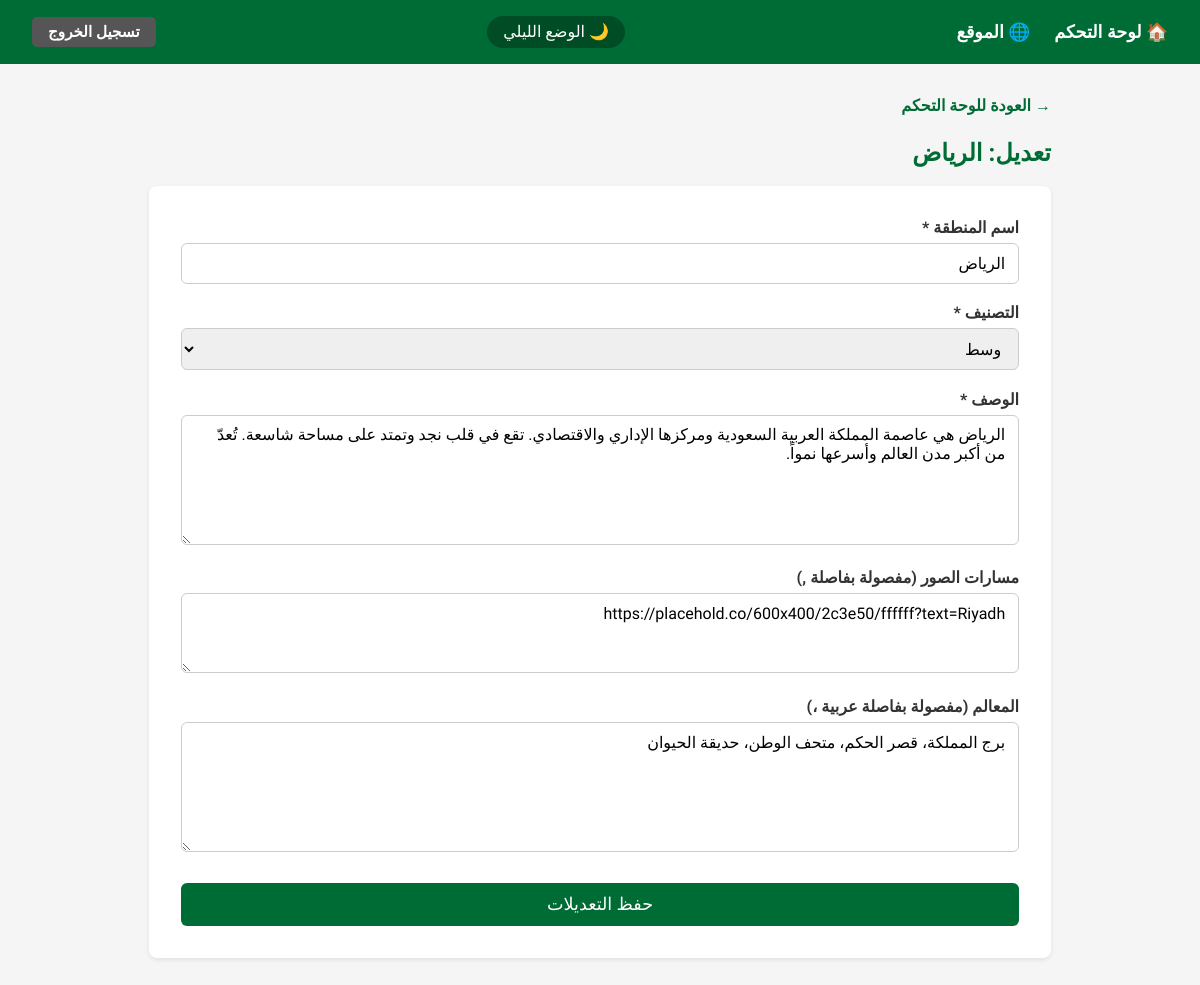
The page /admin/update.php?id=1 (signed in) on the database its author committed.
### tables this page shows
CREATE TABLE IF NOT EXISTS regions (
    id          INT AUTO_INCREMENT PRIMARY KEY,
    name        VARCHAR(100) NOT NULL,
    description TEXT         NOT NULL,
    category    VARCHAR(50)  NOT NULL,
    image       VARCHAR(500),
    landmarks   TEXT
) DEFAULT CHARSET=utf8mb4 COLLATE=utf8mb4_unicode_ci;

### admin/update.php (the view, shortened to what this page needs)
<?php
require_once '../db.php';
$id = isset($_GET['id']) ? (int)$_GET['id'] : 0;
$result = mysqli_query($conn, "SELECT * FROM regions WHERE id=$id");
$region = mysqli_fetch_assoc($result);
?>
<!DOCTYPE html>
<html lang="ar" dir="rtl">
<head>
    <link rel="stylesheet" href="../styles.css">
</head>
<body>
<nav>
    <a href="dashboard.php">🏠 لوحة التحكم</a>
    <a href="../index.php" target="_blank">🌐 الموقع</a>
    <button onclick="toggleDark(this)" id="darkBtn">🌙 الوضع الليلي</button>
    <a href="logout.php" class="btn btn-logout">تسجيل الخروج</a>
</nav>
<div class="admin-container">
    <a href="dashboard.php" class="back-link">→ العودة للوحة التحكم</a>
    <h2>تعديل: <?php echo $region['name']; ?></h2>
    <div class="form-box">
        <form method="POST" onsubmit="return validateForm()">
            <div class="form-group">
                <label>اسم المنطقة *</label>
                <input type="text" name="name" id="fname" value="<?php echo $region['name']; ?>">
            </div>
            <div class="form-group">
                <label>التصنيف *</label>
                <select name="category" id="fcategory">
                    <?php
                    $categories = ['وسط', 'غرب', 'شمال', 'جنوب', 'شرق'];
                    foreach ($categories as $cat) {
                        $selected = ($region['category'] == $cat) ? 'selected' : '';
                        echo "<option value='$cat' $selected>$cat</option>";
                    }
                    ?>
                </select>
            </div>
            <div class="form-group">
                <label>الوصف *</label>
                <textarea name="description" id="fdescription"><?php echo $region['description']; ?></textarea>
            </div>
            <div class="form-group">
                <label>مسارات الصور (مفصولة بفاصلة ,)</label>
                <textarea name="image" style="height:80px"><?php echo $region['image']; ?></textarea>
            </div>
            <div class="form-group">
                <label>المعالم (مفصولة بفاصلة عربية ،)</label>
                <textarea name="landmarks"><?php echo $region['landmarks']; ?></textarea>
            </div>
            <button type="submit" class="btn btn-submit">حفظ التعديلات</button>
        </form>
    </div>
</div>
</body>
</html>

### styles.css (style rules this page uses)
* { box-sizing: border-box; margin: 0; padding: 0; }
body { font-family: 'Cairo', sans-serif; direction: rtl; background-color: #f5f5f5; color: #222; transition: background-color 0.3s, color 0.3s; }
nav { background-color: #006c35; padding: 1rem 2rem; display: flex; align-items: center; gap: 1.5rem; }
nav a { color: white; text-decoration: none; font-size: 1.1rem; font-weight: 600; }
#darkBtn { margin-right: auto; background-color: #004d25; color: white; border: none; padding: 0.4rem 1rem; border-radius: 20px; cursor: pointer; font-family: 'Cairo', sans-serif; font-size: 1rem; }
.back-link { display: inline-block; margin-bottom: 1.5rem; color: #006c35; text-decoration: none; font-weight: 600; font-size: 1rem; }
.admin-container { max-width: 950px; margin: 2rem auto; padding: 0 1.5rem; }
.admin-container h1, .admin-container h2 { color: #006c35; margin-bottom: 1.2rem; }
.btn { display: inline-block; padding: 0.4rem 0.9rem; border-radius: 5px; text-decoration: none; font-family: 'Cairo', sans-serif; font-size: 0.9rem; cursor: pointer; border: none; }
.btn-logout { background-color: #555; color: white; font-size: 0.95rem; padding: 0.4rem 1rem; margin-right: auto; }
.btn-submit { background-color: #006c35; color: white; font-size: 1.1rem; padding: 0.7rem 2rem; width: 100%; margin-top: 0.5rem; border-radius: 6px; }
.form-box { background-color: white; padding: 2rem; border-radius: 8px; box-shadow: 0 2px 5px rgba(0, 0, 0, 0.08); }
.form-group { margin-bottom: 1.2rem; }
.form-group label { display: block; font-weight: 600; margin-bottom: 0.4rem; color: #333; }
.form-group input, .form-group textarea, .form-group select { width: 100%; padding: 0.6rem 0.8rem; border: 1px solid #ccc; border-radius: 6px; font-family: 'Cairo', sans-serif; font-size: 1rem; direction: rtl; }
.form-group textarea { height: 130px; resize: vertical; }

### rows shown on the page
regions: name "الرياض", description "الرياض هي عاصمة المملكة العربية السعودية ومركزها الإداري والاقتصادي. تقع في قلب نجد وتمتد على مساحة شاسعة. تُعدّ من أكبر مدن العالم وأسرعها نمواً.", image "https://placehold.co/600x400/2c3e50/ffffff?text=Riyadh", landmarks "برج المملكة، قصر الحكم، متحف الوطن، حديقة الحيوان"

### other values the page prints
form field category "وسط"
